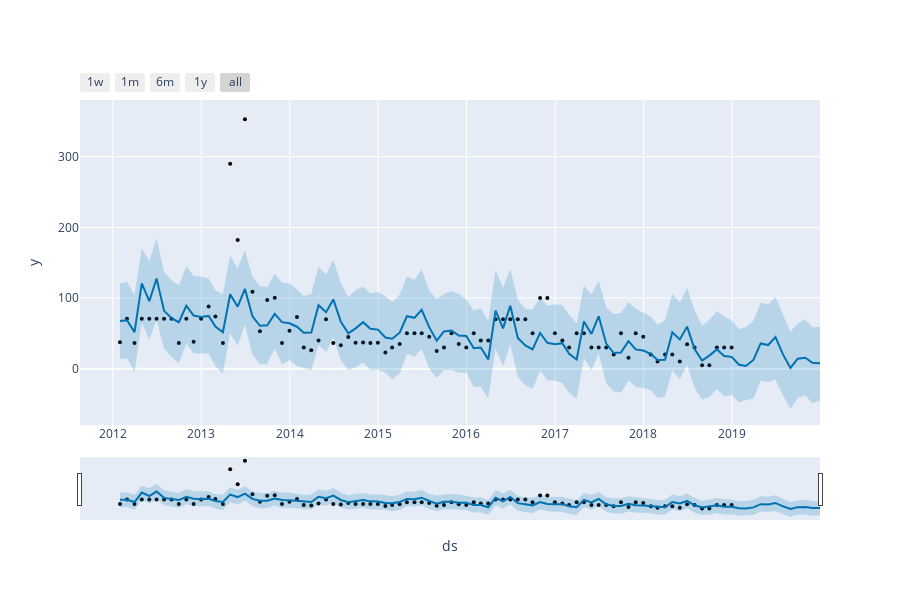

Notebook source saved alongside this figure:
### Code cell
# alternative use plotly interactive model
plot_plotly(model, predict)
